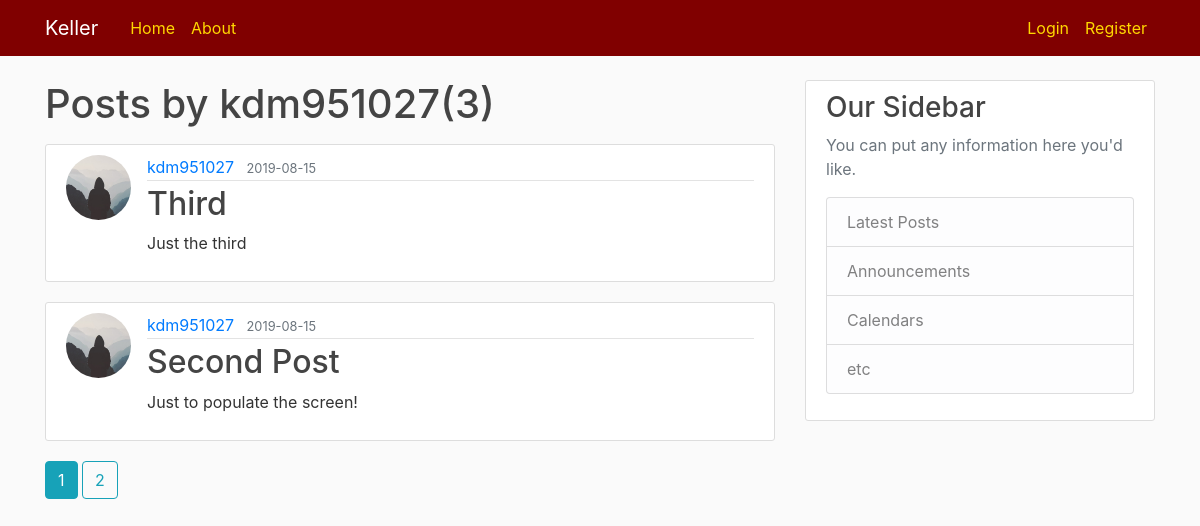
Page /user/kdm951027 on the earlier database version.
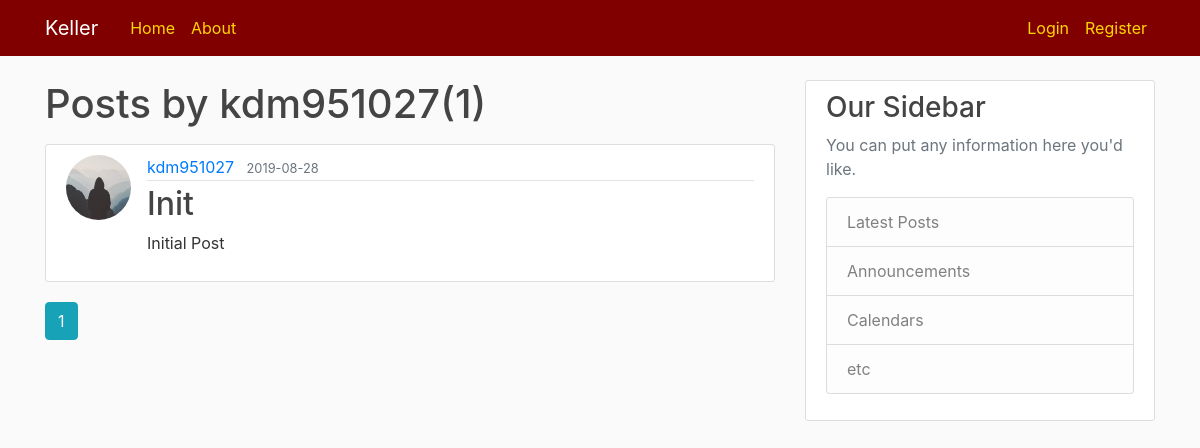
Same page on the later database version.
### flaskblog/models.py (models this page shows, shortened)
class User(db.Model, UserMixin):
    id = db.Column(db.Integer, primary_key=True)
    username = db.Column(db.String(20), unique=True, nullable=False)
    email = db.Column(db.String(120), unique=True, nullable=False)
    image_file = db.Column(db.String(20), nullable=False, default='default.jpg')
    password = db.Column(db.String(60), nullable=False)
    posts = db.relationship('Post', backref='author', lazy=True)
    hobbies = db.relationship('Hobby', backref='hobbier', lazy=True)
    seat_id = db.Column(db.Integer, db.ForeignKey('seat.id'))

class Post(db.Model):
    id = db.Column(db.Integer, primary_key=True)
    title = db.Column(db.String(100), nullable=False)
    date_posted = db.Column(db.DateTime, nullable=False, default=datetime.utcnow)
    content = db.Column(db.Text, nullable=False)
    user_id = db.Column(db.Integer, db.ForeignKey('user.id'), nullable=False)

### flaskblog/users/routes.py (the view)
@users.route("/user/<string:username>")
def user_posts(username):
    page = request.args.get('page', 1, type=int)
    user = User.query.filter_by(username=username).first_or_404()
    posts = Post.query.filter_by(author=user).order_by(Post.date_posted.desc())\
    .paginate(page=page,per_page=2)
    return render_template('user_posts.html',posts=posts, user=user)

### flaskblog/templates/user_posts.html
{%extends "layout.html"%}
{%block content%}
  <h1 class="mb-3">Posts by {{ user.username }}({{ posts.total }})</h1>
  {%for post in posts.items%}
    <article class="media content-section">
      <img class="rounded-circle article-img" src="{{ url_for('static', filename='profile_pics/'+post.author.image_file ) }}">
      <div class="media-body">
        <div class="article-metadata">
          <a class="mr-2" href="{{ url_for('users.user_posts', username=post.author.username) }}">{{ post.author.username }}</a>
          <small class="text-muted">{{ post.date_posted.strftime('%Y-%m-%d') }}</small>
        </div>
        <h2><a class="article-title" href="{{ url_for('posts.post', post_id=post.id) }}">{{ post.title }}</a></h2>
        <p class="article-content">{{ post.content }}</p>
      </div>
    </article>
  {% endfor %}
  {% for page_num in posts.iter_pages(left_edge=1, right_edge=1, left_current=1, right_current=2) %}
    {% if page_num %}
      {% if posts.page == page_num %}
        <a class="btn btn-info mb-4" href="{{ url_for('users.user_posts', username=user.username, page=page_num) }}">{{ page_num }}</a>
      {% else %}
        <a class="btn btn-outline-info mb-4" href="{{ url_for('users.user_posts', username=user.username, page=page_num) }}">{{ page_num }}</a>
      {% endif %}
    {% else %}
      ...
    {% endif %}
  {% endfor %}
{%endblock content%}

### flaskblog/templates/layout.html (shortened to what this page needs)
<!DOCTYPE html>
<html>
<head>
  <link rel="stylesheet" href="https://stackpath.bootstrapcdn.com/bootstrap/4.3.1/css/bootstrap.min.css">
  <link rel="stylesheet" href="{{url_for('static', filename='main.css')}}">
</head>
<body>
  <header class="site-header">
  <nav class="navbar navbar-expand-md navbar-dark bg-maroon fixed-top">
    <div class="container">
      <a class="navbar-brand mr-4" href="/">Keller</a>
      <div class="collapse navbar-collapse" id="navbarToggle">
        <div class="navbar-nav mr-auto">
          <a class="nav-item nav-link" href="{{url_for('main.home')}}">Home</a>
          <a class="nav-item nav-link" href="{{url_for('main.about')}}">About</a>
        </div>
        <div class="navbar-nav">
          {% if current_user.is_authenticated %}
          <a class="nav-item nav-link" href="{{url_for('posts.new_post')}}">New Post</a>
            <a class="nav-item nav-link" href="{{url_for('users.logout')}}">Logout</a>
            <a class="nav-item nav-link" href="{{url_for('users.account')}}">Account</a
          {% else %}
            <a class="nav-item nav-link" href="{{url_for('users.login')}}">Login</a>
            <a class="nav-item nav-link" href="{{url_for('users.register')}}">Register</a>
          {% endif %}
        </div>
      </div>
    </div>
  </nav>
</header>
<main role="main" class="container">
  <div class="row">
    <div class="col-md-8">
      {% block content %}{% endblock %}
    </div>
    <div class="col-md-4">
      <div class="content-section">
        <h3>Our Sidebar</h3>
        <p class='text-muted'>You can put any information here you'd like.
          <ul class="list-group">
            <li class="list-group-item list-group-item-light">Latest Posts</li>
            <li class="list-group-item list-group-item-light">Announcements</li>
            <li class="list-group-item list-group-item-light">Calendars</li>
            <li class="list-group-item list-group-item-light">etc</li>
          </ul>
        </p>
      </div>
    </div>
  </div>
</main>
</body>
</html>

### flaskblog/static/main.css (style rules this page uses)
body { background: #fafafa; color: #333333; margin-top: 5rem; }
h1, h2, h3, h4, h5, h6 { color: #444444; }
.bg-maroon { background-color: #800000; }
.site-header .navbar-nav .nav-link { color: #FFD700; }
.content-section { background: #ffffff; padding: 10px 20px; border: 1px solid #dddddd; border-radius: 3px; margin-bottom: 20px; }
.article-title { color: #444444; }
.article-content { white-space: pre-line; }
.article-img { height: 65px; width: 65px; margin-right: 16px; }
.article-metadata { padding-bottom: 1px; margin-bottom: 4px; border-bottom: 1px solid #e3e3e3 }

Differences in the rows shown:
removed Post: image_file (placeholder picture), author.username "kdm951027", date_posted "2019-08-15", title "Third", content "Just the third"
removed Post: image_file (placeholder picture), author.username "kdm951027", date_posted "2019-08-15", title "Second Post", content "Just to populate the screen!"
now on this page (row edited): Post: image_file (placeholder picture), author.username "kdm951027", date_posted "2019-08-28", title "Init", content "Initial Post"
Other differences:
{{ posts.total }}: "3" → "1"
list line gone: "2"
